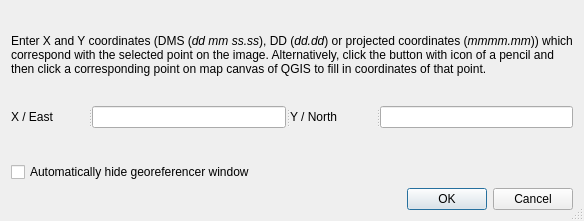
<?xml version="1.0" encoding="UTF-8"?>
<ui version="4.0">
 <class>QgsMapCoordsDialogBase</class>
 <widget class="QDialog" name="QgsMapCoordsDialogBase">
  <property name="geometry">
   <rect>
    <x>0</x>
    <y>0</y>
    <width>584</width>
    <height>221</height>
   </rect>
  </property>
  <property name="windowTitle">
   <string>Enter Map Coordinates</string>
  </property>
  <property name="sizeGripEnabled">
   <bool>true</bool>
  </property>
  <layout class="QGridLayout" name="gridLayout">
   <item row="0" column="0">
    <layout class="QVBoxLayout" name="verticalLayout">
     <item>
      <widget class="QLabel" name="label">
       <property name="text">
        <string>&lt;html&gt;&lt;head/&gt;&lt;body&gt;&lt;p&gt;Enter X and Y coordinates (DMS (&lt;span style=&quot; font-style:italic;&quot;&gt;dd mm ss.ss&lt;/span&gt;), DD (&lt;span style=&quot; font-style:italic;&quot;&gt;dd.dd&lt;/span&gt;) or projected coordinates (&lt;span style=&quot; font-style:italic;&quot;&gt;mmmm.mm&lt;/span&gt;)) which correspond with the selected point on the image. Alternatively, click the button with icon of a pencil and then click a corresponding point on map canvas of QGIS to fill in coordinates of that point.&lt;/p&gt;&lt;/body&gt;&lt;/html&gt;</string>
       </property>
       <property name="wordWrap">
        <bool>true</bool>
       </property>
      </widget>
     </item>
     <item>
      <widget class="QSplitter" name="splitter">
       <property name="sizePolicy">
        <sizepolicy hsizetype="Expanding" vsizetype="Fixed">
         <horstretch>0</horstretch>
         <verstretch>0</verstretch>
        </sizepolicy>
       </property>
       <property name="orientation">
        <enum>Qt::Horizontal</enum>
       </property>
       <widget class="QLabel" name="textLabel1">
        <property name="text">
         <string>X / East</string>
        </property>
       </widget>
       <widget class="QLineEdit" name="leXCoord"/>
       <widget class="QLabel" name="textLabel2">
        <property name="text">
         <string>Y / North</string>
        </property>
       </widget>
       <widget class="QLineEdit" name="leYCoord"/>
      </widget>
     </item>
     <item>
      <widget class="QgsProjectionSelectionWidget" name="mProjSelect" native="true">
       <property name="sizePolicy">
        <sizepolicy hsizetype="Preferred" vsizetype="MinimumExpanding">
         <horstretch>0</horstretch>
         <verstretch>0</verstretch>
        </sizepolicy>
       </property>
       <property name="minimumSize">
        <size>
         <width>0</width>
         <height>22</height>
        </size>
       </property>
       <property name="maximumSize">
        <size>
         <width>16777215</width>
         <height>10</height>
        </size>
       </property>
       <property name="focusPolicy">
        <enum>Qt::StrongFocus</enum>
       </property>
      </widget>
     </item>
     <item>
      <widget class="QCheckBox" name="mMinimizeWindowCheckBox">
       <property name="text">
        <string>Automatically hide georeferencer window </string>
       </property>
      </widget>
     </item>
     <item>
      <widget class="QDialogButtonBox" name="buttonBox">
       <property name="standardButtons">
        <set>QDialogButtonBox::Cancel|QDialogButtonBox::Ok</set>
       </property>
      </widget>
     </item>
    </layout>
   </item>
  </layout>
 </widget>
 <layoutdefault spacing="6" margin="11"/>
 <customwidgets>
  <customwidget>
   <class>QgsProjectionSelectionWidget</class>
   <extends>QWidget</extends>
   <header>qgsprojectionselectionwidget.h</header>
   <container>1</container>
  </customwidget>
 </customwidgets>
 <tabstops>
  <tabstop>leXCoord</tabstop>
  <tabstop>leYCoord</tabstop>
 </tabstops>
 <resources/>
 <connections>
  <connection>
   <sender>buttonBox</sender>
   <signal>rejected()</signal>
   <receiver>QgsMapCoordsDialogBase</receiver>
   <slot>close()</slot>
   <hints>
    <hint type="sourcelabel">
     <x>203</x>
     <y>213</y>
    </hint>
    <hint type="destinationlabel">
     <x>194</x>
     <y>101</y>
    </hint>
   </hints>
  </connection>
  <connection>
   <sender>leXCoord</sender>
   <signal>returnPressed()</signal>
   <receiver>leYCoord</receiver>
   <slot>setFocus()</slot>
   <hints>
    <hint type="sourcelabel">
     <x>86</x>
     <y>119</y>
    </hint>
    <hint type="destinationlabel">
     <x>521</x>
     <y>124</y>
    </hint>
   </hints>
  </connection>
 </connections>
</ui>
